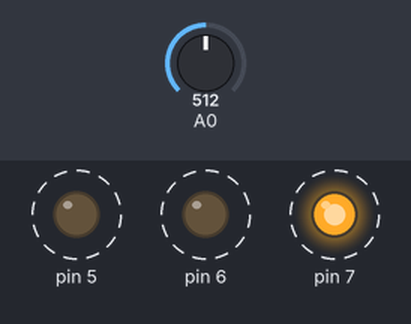
This sketch was run on a simulated Arduino Uno, built with avr-gcc and run on an emulated ATmega328P. On the bench: output pins drawn as LEDs (lit = HIGH). Dashed ring = blinking. Inputs (shaded band) come from the test bench; at power-on: A0 = 512. What the sketch prints to the serial monitor is not drawn.

Above: at 1.25 s.
1.3 s: A0 set to 417
4.3 s: A0 set to 389
Timing chart, 0 to 13.3 s (numbered marks = the images above; inputs shaded):
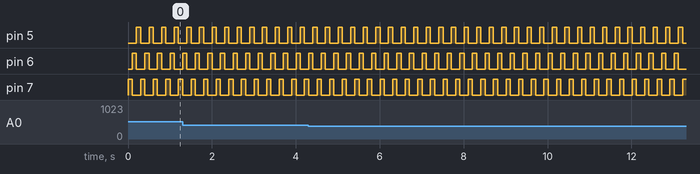

The sketch:

LDR_COLOUR_DETECTOR-code.ino
```cpp
int ldr;
void setup() {
pinMode(7,OUTPUT);
pinMode(6,OUTPUT);
pinMode(5,OUTPUT);
pinMode(A0,INPUT);
Serial.begin(9600);
}

void loop() {

digitalWrite(7,HIGH);   //For checking whether the colour is red or not.
delay(100);
ldr=analogRead(A0);
if(ldr<350)
Serial.println("RED");
digitalWrite(7,LOW);

digitalWrite(6,HIGH);   //For checking whether the colour is blue or not.
delay(100);
ldr=analogRead(A0);
if(ldr<270)
Serial.println("GREEN");
digitalWrite(6,LOW);

digitalWrite(5,HIGH);  //For checking whether the colour is green or not.
delay(100);
ldr=analogRead(A0);
if(ldr<400&&ldr>350)
Serial.println("BLUE");
digitalWrite(5,LOW);

}
```

Measured:
- by itself, pin 5–7: alternates HIGH for 0.10 s and LOW for 0.20 s
